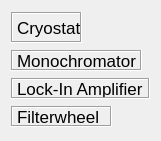
     <widget class="QWidget" name="layoutWidget">
      <property name="geometry">
       <rect>
        <x>430</x>
        <y>190</y>
        <width>139</width>
        <height>141</height>
       </rect>
      </property>
      <layout class="QVBoxLayout" name="verticalLayout_4">
       <item>
        <widget class="QLabel" name="cryostat">
         <property name="maximumSize">
          <size>
           <width>71</width>
           <height>31</height>
          </size>
         </property>
         <property name="font">
          <font>
           <pointsize>13</pointsize>
           <italic>false</italic>
           <underline>false</underline>
          </font>
         </property>
         <property name="layoutDirection">
          <enum>Qt::LeftToRight</enum>
         </property>
         <property name="frameShape">
          <enum>QFrame::Box</enum>
         </property>
         <property name="frameShadow">
          <enum>QFrame::Sunken</enum>
         </property>
         <property name="text">
          <string>Cryostat</string>
         </property>
        </widget>
       </item>
       <item>
        <widget class="QLabel" name="monochromator">
         <property name="maximumSize">
          <size>
           <width>131</width>
           <height>21</height>
          </size>
         </property>
         <property name="font">
          <font>
           <pointsize>13</pointsize>
           <italic>false</italic>
           <underline>false</underline>
          </font>
         </property>
         <property name="layoutDirection">
          <enum>Qt::LeftToRight</enum>
         </property>
         <property name="frameShape">
          <enum>QFrame::Box</enum>
         </property>
         <property name="frameShadow">
          <enum>QFrame::Sunken</enum>
         </property>
         <property name="text">
          <string>Monochromator</string>
         </property>
        </widget>
       </item>
       <item>
        <widget class="QLabel" name="lockin">
         <property name="maximumSize">
          <size>
           <width>141</width>
           <height>21</height>
          </size>
         </property>
         <property name="font">
          <font>
           <pointsize>13</pointsize>
           <italic>false</italic>
           <underline>false</underline>
          </font>
         </property>
         <property name="layoutDirection">
          <enum>Qt::LeftToRight</enum>
         </property>
         <property name="frameShape">
          <enum>QFrame::Box</enum>
         </property>
         <property name="frameShadow">
          <enum>QFrame::Sunken</enum>
         </property>
         <property name="text">
          <string>Lock-In Amplifier</string>
         </property>
        </widget>
       </item>
       <item>
        <widget class="QLabel" name="filterwheel_2">
         <property name="maximumSize">
          <size>
           <width>101</width>
           <height>21</height>
          </size>
         </property>
         <property name="font">
          <font>
           <pointsize>13</pointsize>
           <italic>false</italic>
           <underline>false</underline>
          </font>
         </property>
         <property name="layoutDirection">
          <enum>Qt::LeftToRight</enum>
         </property>
         <property name="frameShape">
          <enum>QFrame::Box</enum>
         </property>
         <property name="frameShadow">
          <enum>QFrame::Sunken</enum>
         </property>
         <property name="text">
          <string>Filterwheel</string>
         </property>
        </widget>
       </item>
      </layout>
     </widget>
